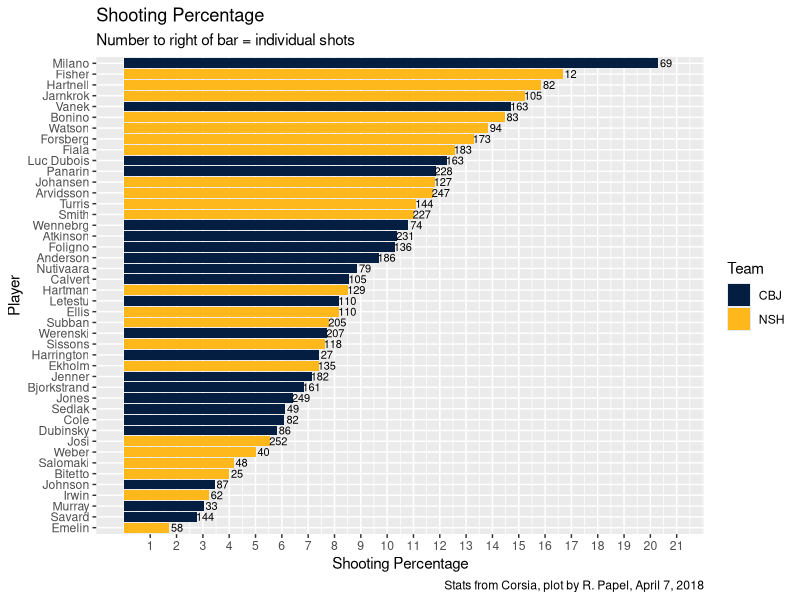

Recreate this plot in R.
#' ------------------------
#' Title: **NSH vs CBJ**
#' Subtitle: Game 82
#' Date: April 7, 2018
#' By: Robert Papel
#' Theme: Amateur AF!
#' ------------------------

#' **Libraries** 

library(tidyverse)

finalGame <- read.csv("April7.csv", header = TRUE , sep = "," , stringsAsFactors = FALSE)


#' **Visualizations**
 
teamColor <- c("#041E42", # Columbus
               "#FFB81C") # Nashville

ggplot(finalGame, aes(x = reorder(Player, ShootPerc), 
                      y = ShootPerc, 
                      fill = Team)) +
  geom_col() +
  scale_fill_manual(values = teamColor) +
  labs(x = "Player", 
       y = "Shooting Percentage",
       title = "Shooting Percentage",
       subtitle = "Number to right of bar = individual shots",
       caption = "Stats from Corsia, plot by R. Papel, April 7, 2018") +
  scale_y_continuous(limits = c(0,21), 
                     breaks = c(1:21)) +
  coord_cartesian(ylim = c(0, 21)) +
  geom_text(nudge_y = 0.3, size = 2.80,
            aes(label = paste0(iSF))) +
  coord_flip()

  
  
  
  

